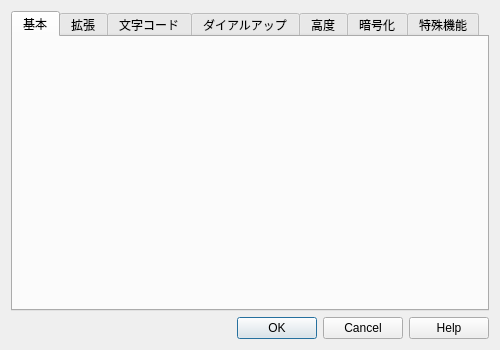
<?xml version="1.0" encoding="UTF-8"?>
<ui version="4.0">
 <class>HostSettingsDialog</class>
 <widget class="QDialog" name="HostSettingsDialog">
  <property name="geometry">
   <rect>
    <x>0</x>
    <y>0</y>
    <width>500</width>
    <height>350</height>
   </rect>
  </property>
  <property name="windowTitle">
   <string>ホストの設定</string>
  </property>
  <layout class="QVBoxLayout" name="verticalLayout">
   <item>
    <widget class="QTabWidget" name="tabWidget">
     <property name="currentIndex">
      <number>0</number>
     </property>
     <widget class="HostSettingBasicForm" name="tab_0">
      <property name="windowTitle">
       <string>ホストの設定</string>
      </property>
      <attribute name="title">
       <string>基本</string>
      </attribute>
      <layout class="QHBoxLayout" name="horizontalLayout"/>
     </widget>
     <widget class="HostSettingExpansionForm" name="tab_1">
      <attribute name="title">
       <string>拡張</string>
      </attribute>
     </widget>
     <widget class="HostSettingCharCodeForm" name="tab_2">
      <attribute name="title">
       <string>文字コード</string>
      </attribute>
     </widget>
     <widget class="HostSettingDialupForm" name="tab_3">
      <attribute name="title">
       <string>ダイアルアップ</string>
      </attribute>
     </widget>
     <widget class="HostSettingAdvancedForm" name="tab_4">
      <attribute name="title">
       <string>高度</string>
      </attribute>
     </widget>
     <widget class="HostSettingEncryptForm" name="tab_5">
      <attribute name="title">
       <string>暗号化</string>
      </attribute>
     </widget>
     <widget class="HostSettingSpecialForm" name="tab_6">
      <attribute name="title">
       <string>特殊機能</string>
      </attribute>
     </widget>
    </widget>
   </item>
   <item>
    <widget class="QDialogButtonBox" name="buttonBox">
     <property name="orientation">
      <enum>Qt::Orientation::Horizontal</enum>
     </property>
     <property name="standardButtons">
      <set>QDialogButtonBox::StandardButton::Cancel|QDialogButtonBox::StandardButton::Help|QDialogButtonBox::StandardButton::Ok</set>
     </property>
    </widget>
   </item>
  </layout>
 </widget>
 <customwidgets>
  <customwidget>
   <class>HostSettingBasicForm</class>
   <extends>QWidget</extends>
   <header location="global">ui/host/hostsettingbasicform.hpp</header>
   <container>1</container>
  </customwidget>
  <customwidget>
   <class>HostSettingExpansionForm</class>
   <extends>QWidget</extends>
   <header location="global">ui/host/hostsettingexpansionform.hpp</header>
   <container>1</container>
  </customwidget>
  <customwidget>
   <class>HostSettingCharCodeForm</class>
   <extends>QWidget</extends>
   <header location="global">ui/host/hostsettingcharcodeform.hpp</header>
   <container>1</container>
  </customwidget>
  <customwidget>
   <class>HostSettingDialupForm</class>
   <extends>QWidget</extends>
   <header location="global">ui/host/hostsettingdialupform.hpp</header>
   <container>1</container>
  </customwidget>
  <customwidget>
   <class>HostSettingAdvancedForm</class>
   <extends>QWidget</extends>
   <header location="global">ui/host/hostsettingadvancedform.hpp</header>
   <container>1</container>
  </customwidget>
  <customwidget>
   <class>HostSettingEncryptForm</class>
   <extends>QWidget</extends>
   <header location="global">ui/host/hostsettingencryptform.hpp</header>
   <container>1</container>
  </customwidget>
  <customwidget>
   <class>HostSettingSpecialForm</class>
   <extends>QWidget</extends>
   <header location="global">ui/host/hostsettingspecialform.hpp</header>
   <container>1</container>
  </customwidget>
 </customwidgets>
 <tabstops>
  <tabstop>tabWidget</tabstop>
 </tabstops>
 <resources/>
 <connections>
  <connection>
   <sender>buttonBox</sender>
   <signal>accepted()</signal>
   <receiver>HostSettingsDialog</receiver>
   <slot>accept()</slot>
   <hints>
    <hint type="sourcelabel">
     <x>248</x>
     <y>254</y>
    </hint>
    <hint type="destinationlabel">
     <x>157</x>
     <y>274</y>
    </hint>
   </hints>
  </connection>
  <connection>
   <sender>buttonBox</sender>
   <signal>rejected()</signal>
   <receiver>HostSettingsDialog</receiver>
   <slot>reject()</slot>
   <hints>
    <hint type="sourcelabel">
     <x>316</x>
     <y>260</y>
    </hint>
    <hint type="destinationlabel">
     <x>286</x>
     <y>274</y>
    </hint>
   </hints>
  </connection>
  <connection>
   <sender>buttonBox</sender>
   <signal>helpRequested()</signal>
   <receiver>HostSettingsDialog</receiver>
   <slot>help()</slot>
   <hints>
    <hint type="sourcelabel">
     <x>200</x>
     <y>255</y>
    </hint>
    <hint type="destinationlabel">
     <x>199</x>
     <y>149</y>
    </hint>
   </hints>
  </connection>
 </connections>
 <slots>
  <slot>help()</slot>
  <slot>onCurrentChanged(int)</slot>
 </slots>
</ui>
